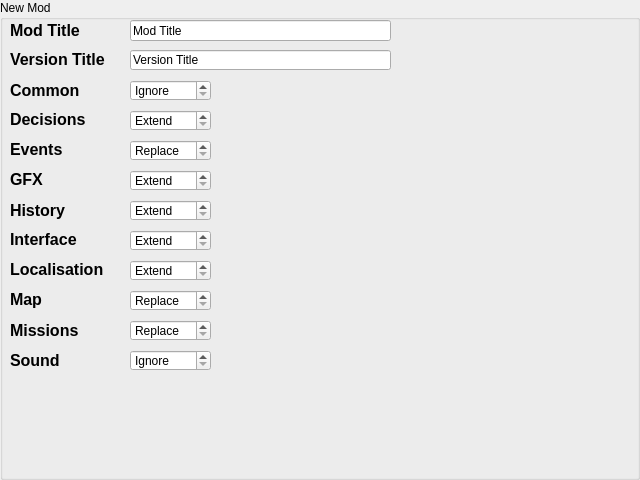
<?xml version="1.0" encoding="UTF-8"?>
<ui version="4.0">
 <class>GroupBox</class>
 <widget class="QGroupBox" name="GroupBox">
  <property name="geometry">
   <rect>
    <x>0</x>
    <y>0</y>
    <width>640</width>
    <height>480</height>
   </rect>
  </property>
  <property name="windowTitle">
   <string>GroupBox</string>
  </property>
  <property name="title">
   <string>New Mod</string>
  </property>
  <widget class="QLineEdit" name="lineEdit">
   <property name="geometry">
    <rect>
     <x>130</x>
     <y>20</y>
     <width>261</width>
     <height>21</height>
    </rect>
   </property>
   <property name="text">
    <string>Mod Title</string>
   </property>
  </widget>
  <widget class="QLineEdit" name="lineEdit_2">
   <property name="geometry">
    <rect>
     <x>130</x>
     <y>50</y>
     <width>261</width>
     <height>20</height>
    </rect>
   </property>
   <property name="text">
    <string>Version Title</string>
   </property>
  </widget>
  <widget class="QLabel" name="label_4">
   <property name="geometry">
    <rect>
     <x>10</x>
     <y>20</y>
     <width>81</width>
     <height>21</height>
    </rect>
   </property>
   <property name="text">
    <string>&lt;!DOCTYPE HTML PUBLIC &quot;-//W3C//DTD HTML 4.0//EN&quot; &quot;http://www.w3.org/TR/REC-html40/strict.dtd&quot;&gt;
&lt;html&gt;&lt;head&gt;&lt;meta name=&quot;qrichtext&quot; content=&quot;1&quot; /&gt;&lt;style type=&quot;text/css&quot;&gt;
p, li { white-space: pre-wrap; }
&lt;/style&gt;&lt;/head&gt;&lt;body style=&quot; font-family:'MS Shell Dlg 2'; font-size:8.25pt; font-weight:400; font-style:normal;&quot;&gt;
&lt;p style=&quot; margin-top:0px; margin-bottom:0px; margin-left:0px; margin-right:0px; -qt-block-indent:0; text-indent:0px;&quot;&gt;&lt;span style=&quot; font-size:12pt; font-weight:600;&quot;&gt;Mod Title&lt;/span&gt;&lt;/p&gt;&lt;/body&gt;&lt;/html&gt;</string>
   </property>
  </widget>
  <widget class="QLabel" name="label_5">
   <property name="geometry">
    <rect>
     <x>10</x>
     <y>50</y>
     <width>111</width>
     <height>21</height>
    </rect>
   </property>
   <property name="text">
    <string>&lt;!DOCTYPE HTML PUBLIC &quot;-//W3C//DTD HTML 4.0//EN&quot; &quot;http://www.w3.org/TR/REC-html40/strict.dtd&quot;&gt;
&lt;html&gt;&lt;head&gt;&lt;meta name=&quot;qrichtext&quot; content=&quot;1&quot; /&gt;&lt;style type=&quot;text/css&quot;&gt;
p, li { white-space: pre-wrap; }
&lt;/style&gt;&lt;/head&gt;&lt;body style=&quot; font-family:'MS Shell Dlg 2'; font-size:8.25pt; font-weight:400; font-style:normal;&quot;&gt;
&lt;p style=&quot; margin-top:0px; margin-bottom:0px; margin-left:0px; margin-right:0px; -qt-block-indent:0; text-indent:0px;&quot;&gt;&lt;span style=&quot; font-size:12pt; font-weight:600;&quot;&gt;Version Title&lt;/span&gt;&lt;/p&gt;
&lt;p style=&quot;-qt-paragraph-type:empty; margin-top:0px; margin-bottom:0px; margin-left:0px; margin-right:0px; -qt-block-indent:0; text-indent:0px; font-size:12pt; font-weight:600;&quot;&gt;&lt;/p&gt;&lt;/body&gt;&lt;/html&gt;</string>
   </property>
  </widget>
  <widget class="QLabel" name="label_6">
   <property name="geometry">
    <rect>
     <x>10</x>
     <y>80</y>
     <width>81</width>
     <height>21</height>
    </rect>
   </property>
   <property name="text">
    <string>&lt;!DOCTYPE HTML PUBLIC &quot;-//W3C//DTD HTML 4.0//EN&quot; &quot;http://www.w3.org/TR/REC-html40/strict.dtd&quot;&gt;
&lt;html&gt;&lt;head&gt;&lt;meta name=&quot;qrichtext&quot; content=&quot;1&quot; /&gt;&lt;style type=&quot;text/css&quot;&gt;
p, li { white-space: pre-wrap; }
&lt;/style&gt;&lt;/head&gt;&lt;body style=&quot; font-family:'MS Shell Dlg 2'; font-size:8.25pt; font-weight:400; font-style:normal;&quot;&gt;
&lt;p style=&quot; margin-top:0px; margin-bottom:0px; margin-left:0px; margin-right:0px; -qt-block-indent:0; text-indent:0px;&quot;&gt;&lt;span style=&quot; font-size:12pt; font-weight:600;&quot;&gt;Common&lt;/span&gt;&lt;/p&gt;&lt;/body&gt;&lt;/html&gt;</string>
   </property>
  </widget>
  <widget class="QLabel" name="label_7">
   <property name="geometry">
    <rect>
     <x>10</x>
     <y>110</y>
     <width>81</width>
     <height>21</height>
    </rect>
   </property>
   <property name="text">
    <string>&lt;!DOCTYPE HTML PUBLIC &quot;-//W3C//DTD HTML 4.0//EN&quot; &quot;http://www.w3.org/TR/REC-html40/strict.dtd&quot;&gt;
&lt;html&gt;&lt;head&gt;&lt;meta name=&quot;qrichtext&quot; content=&quot;1&quot; /&gt;&lt;style type=&quot;text/css&quot;&gt;
p, li { white-space: pre-wrap; }
&lt;/style&gt;&lt;/head&gt;&lt;body style=&quot; font-family:'MS Shell Dlg 2'; font-size:8.25pt; font-weight:400; font-style:normal;&quot;&gt;
&lt;p style=&quot; margin-top:0px; margin-bottom:0px; margin-left:0px; margin-right:0px; -qt-block-indent:0; text-indent:0px;&quot;&gt;&lt;span style=&quot; font-size:12pt; font-weight:600;&quot;&gt;Decisions&lt;/span&gt;&lt;/p&gt;
&lt;p style=&quot;-qt-paragraph-type:empty; margin-top:0px; margin-bottom:0px; margin-left:0px; margin-right:0px; -qt-block-indent:0; text-indent:0px; font-size:12pt; font-weight:600;&quot;&gt;&lt;/p&gt;&lt;/body&gt;&lt;/html&gt;</string>
   </property>
  </widget>
  <widget class="QLabel" name="label_8">
   <property name="geometry">
    <rect>
     <x>10</x>
     <y>140</y>
     <width>81</width>
     <height>21</height>
    </rect>
   </property>
   <property name="text">
    <string>&lt;!DOCTYPE HTML PUBLIC &quot;-//W3C//DTD HTML 4.0//EN&quot; &quot;http://www.w3.org/TR/REC-html40/strict.dtd&quot;&gt;
&lt;html&gt;&lt;head&gt;&lt;meta name=&quot;qrichtext&quot; content=&quot;1&quot; /&gt;&lt;style type=&quot;text/css&quot;&gt;
p, li { white-space: pre-wrap; }
&lt;/style&gt;&lt;/head&gt;&lt;body style=&quot; font-family:'MS Shell Dlg 2'; font-size:8.25pt; font-weight:400; font-style:normal;&quot;&gt;
&lt;p style=&quot; margin-top:0px; margin-bottom:0px; margin-left:0px; margin-right:0px; -qt-block-indent:0; text-indent:0px;&quot;&gt;&lt;span style=&quot; font-size:12pt; font-weight:600;&quot;&gt;Events&lt;/span&gt;&lt;/p&gt;
&lt;p style=&quot;-qt-paragraph-type:empty; margin-top:0px; margin-bottom:0px; margin-left:0px; margin-right:0px; -qt-block-indent:0; text-indent:0px; font-size:12pt; font-weight:600;&quot;&gt;&lt;/p&gt;&lt;/body&gt;&lt;/html&gt;</string>
   </property>
  </widget>
  <widget class="QLabel" name="label_9">
   <property name="geometry">
    <rect>
     <x>10</x>
     <y>170</y>
     <width>81</width>
     <height>21</height>
    </rect>
   </property>
   <property name="text">
    <string>&lt;!DOCTYPE HTML PUBLIC &quot;-//W3C//DTD HTML 4.0//EN&quot; &quot;http://www.w3.org/TR/REC-html40/strict.dtd&quot;&gt;
&lt;html&gt;&lt;head&gt;&lt;meta name=&quot;qrichtext&quot; content=&quot;1&quot; /&gt;&lt;style type=&quot;text/css&quot;&gt;
p, li { white-space: pre-wrap; }
&lt;/style&gt;&lt;/head&gt;&lt;body style=&quot; font-family:'MS Shell Dlg 2'; font-size:8.25pt; font-weight:400; font-style:normal;&quot;&gt;
&lt;p style=&quot; margin-top:0px; margin-bottom:0px; margin-left:0px; margin-right:0px; -qt-block-indent:0; text-indent:0px;&quot;&gt;&lt;span style=&quot; font-size:12pt; font-weight:600;&quot;&gt;GFX&lt;/span&gt;&lt;/p&gt;
&lt;p style=&quot;-qt-paragraph-type:empty; margin-top:0px; margin-bottom:0px; margin-left:0px; margin-right:0px; -qt-block-indent:0; text-indent:0px; font-size:12pt; font-weight:600;&quot;&gt;&lt;/p&gt;&lt;/body&gt;&lt;/html&gt;</string>
   </property>
  </widget>
  <widget class="QLabel" name="label_10">
   <property name="geometry">
    <rect>
     <x>10</x>
     <y>200</y>
     <width>81</width>
     <height>21</height>
    </rect>
   </property>
   <property name="text">
    <string>&lt;!DOCTYPE HTML PUBLIC &quot;-//W3C//DTD HTML 4.0//EN&quot; &quot;http://www.w3.org/TR/REC-html40/strict.dtd&quot;&gt;
&lt;html&gt;&lt;head&gt;&lt;meta name=&quot;qrichtext&quot; content=&quot;1&quot; /&gt;&lt;style type=&quot;text/css&quot;&gt;
p, li { white-space: pre-wrap; }
&lt;/style&gt;&lt;/head&gt;&lt;body style=&quot; font-family:'MS Shell Dlg 2'; font-size:8.25pt; font-weight:400; font-style:normal;&quot;&gt;
&lt;p style=&quot; margin-top:0px; margin-bottom:0px; margin-left:0px; margin-right:0px; -qt-block-indent:0; text-indent:0px;&quot;&gt;&lt;span style=&quot; font-size:12pt; font-weight:600;&quot;&gt;History&lt;/span&gt;&lt;/p&gt;&lt;/body&gt;&lt;/html&gt;</string>
   </property>
  </widget>
  <widget class="QLabel" name="label_11">
   <property name="geometry">
    <rect>
     <x>10</x>
     <y>230</y>
     <width>81</width>
     <height>21</height>
    </rect>
   </property>
   <property name="text">
    <string>&lt;!DOCTYPE HTML PUBLIC &quot;-//W3C//DTD HTML 4.0//EN&quot; &quot;http://www.w3.org/TR/REC-html40/strict.dtd&quot;&gt;
&lt;html&gt;&lt;head&gt;&lt;meta name=&quot;qrichtext&quot; content=&quot;1&quot; /&gt;&lt;style type=&quot;text/css&quot;&gt;
p, li { white-space: pre-wrap; }
&lt;/style&gt;&lt;/head&gt;&lt;body style=&quot; font-family:'MS Shell Dlg 2'; font-size:8.25pt; font-weight:400; font-style:normal;&quot;&gt;
&lt;p style=&quot; margin-top:0px; margin-bottom:0px; margin-left:0px; margin-right:0px; -qt-block-indent:0; text-indent:0px;&quot;&gt;&lt;span style=&quot; font-size:12pt; font-weight:600;&quot;&gt;Interface&lt;/span&gt;&lt;/p&gt;
&lt;p style=&quot;-qt-paragraph-type:empty; margin-top:0px; margin-bottom:0px; margin-left:0px; margin-right:0px; -qt-block-indent:0; text-indent:0px; font-size:12pt; font-weight:600;&quot;&gt;&lt;/p&gt;&lt;/body&gt;&lt;/html&gt;</string>
   </property>
  </widget>
  <widget class="QLabel" name="label_12">
   <property name="geometry">
    <rect>
     <x>10</x>
     <y>260</y>
     <width>101</width>
     <height>21</height>
    </rect>
   </property>
   <property name="text">
    <string>&lt;!DOCTYPE HTML PUBLIC &quot;-//W3C//DTD HTML 4.0//EN&quot; &quot;http://www.w3.org/TR/REC-html40/strict.dtd&quot;&gt;
&lt;html&gt;&lt;head&gt;&lt;meta name=&quot;qrichtext&quot; content=&quot;1&quot; /&gt;&lt;style type=&quot;text/css&quot;&gt;
p, li { white-space: pre-wrap; }
&lt;/style&gt;&lt;/head&gt;&lt;body style=&quot; font-family:'MS Shell Dlg 2'; font-size:8.25pt; font-weight:400; font-style:normal;&quot;&gt;
&lt;p style=&quot; margin-top:0px; margin-bottom:0px; margin-left:0px; margin-right:0px; -qt-block-indent:0; text-indent:0px;&quot;&gt;&lt;span style=&quot; font-size:12pt; font-weight:600;&quot;&gt;Localisation&lt;/span&gt;&lt;/p&gt;
&lt;p style=&quot;-qt-paragraph-type:empty; margin-top:0px; margin-bottom:0px; margin-left:0px; margin-right:0px; -qt-block-indent:0; text-indent:0px; font-size:12pt; font-weight:600;&quot;&gt;&lt;/p&gt;&lt;/body&gt;&lt;/html&gt;</string>
   </property>
  </widget>
  <widget class="QLabel" name="label_13">
   <property name="geometry">
    <rect>
     <x>10</x>
     <y>290</y>
     <width>81</width>
     <height>21</height>
    </rect>
   </property>
   <property name="text">
    <string>&lt;!DOCTYPE HTML PUBLIC &quot;-//W3C//DTD HTML 4.0//EN&quot; &quot;http://www.w3.org/TR/REC-html40/strict.dtd&quot;&gt;
&lt;html&gt;&lt;head&gt;&lt;meta name=&quot;qrichtext&quot; content=&quot;1&quot; /&gt;&lt;style type=&quot;text/css&quot;&gt;
p, li { white-space: pre-wrap; }
&lt;/style&gt;&lt;/head&gt;&lt;body style=&quot; font-family:'MS Shell Dlg 2'; font-size:8.25pt; font-weight:400; font-style:normal;&quot;&gt;
&lt;p style=&quot; margin-top:0px; margin-bottom:0px; margin-left:0px; margin-right:0px; -qt-block-indent:0; text-indent:0px;&quot;&gt;&lt;span style=&quot; font-size:12pt; font-weight:600;&quot;&gt;Map&lt;/span&gt;&lt;/p&gt;
&lt;p style=&quot;-qt-paragraph-type:empty; margin-top:0px; margin-bottom:0px; margin-left:0px; margin-right:0px; -qt-block-indent:0; text-indent:0px; font-size:12pt; font-weight:600;&quot;&gt;&lt;/p&gt;&lt;/body&gt;&lt;/html&gt;</string>
   </property>
  </widget>
  <widget class="QLabel" name="label_14">
   <property name="geometry">
    <rect>
     <x>10</x>
     <y>320</y>
     <width>71</width>
     <height>21</height>
    </rect>
   </property>
   <property name="text">
    <string>&lt;!DOCTYPE HTML PUBLIC &quot;-//W3C//DTD HTML 4.0//EN&quot; &quot;http://www.w3.org/TR/REC-html40/strict.dtd&quot;&gt;
&lt;html&gt;&lt;head&gt;&lt;meta name=&quot;qrichtext&quot; content=&quot;1&quot; /&gt;&lt;style type=&quot;text/css&quot;&gt;
p, li { white-space: pre-wrap; }
&lt;/style&gt;&lt;/head&gt;&lt;body style=&quot; font-family:'MS Shell Dlg 2'; font-size:8.25pt; font-weight:400; font-style:normal;&quot;&gt;
&lt;p style=&quot; margin-top:0px; margin-bottom:0px; margin-left:0px; margin-right:0px; -qt-block-indent:0; text-indent:0px;&quot;&gt;&lt;span style=&quot; font-size:12pt; font-weight:600;&quot;&gt;Missions&lt;/span&gt;&lt;/p&gt;&lt;/body&gt;&lt;/html&gt;</string>
   </property>
  </widget>
  <widget class="QLabel" name="label_15">
   <property name="geometry">
    <rect>
     <x>10</x>
     <y>350</y>
     <width>81</width>
     <height>21</height>
    </rect>
   </property>
   <property name="text">
    <string>&lt;!DOCTYPE HTML PUBLIC &quot;-//W3C//DTD HTML 4.0//EN&quot; &quot;http://www.w3.org/TR/REC-html40/strict.dtd&quot;&gt;
&lt;html&gt;&lt;head&gt;&lt;meta name=&quot;qrichtext&quot; content=&quot;1&quot; /&gt;&lt;style type=&quot;text/css&quot;&gt;
p, li { white-space: pre-wrap; }
&lt;/style&gt;&lt;/head&gt;&lt;body style=&quot; font-family:'MS Shell Dlg 2'; font-size:8.25pt; font-weight:400; font-style:normal;&quot;&gt;
&lt;p style=&quot; margin-top:0px; margin-bottom:0px; margin-left:0px; margin-right:0px; -qt-block-indent:0; text-indent:0px;&quot;&gt;&lt;span style=&quot; font-size:12pt; font-weight:600;&quot;&gt;Sound&lt;/span&gt;&lt;/p&gt;&lt;/body&gt;&lt;/html&gt;</string>
   </property>
  </widget>
  <widget class="QSpinBox" name="spinBox">
   <property name="geometry">
    <rect>
     <x>130</x>
     <y>200</y>
     <width>81</width>
     <height>21</height>
    </rect>
   </property>
   <property name="specialValueText">
    <string>Extend</string>
   </property>
  </widget>
  <widget class="QSpinBox" name="spinBox_2">
   <property name="geometry">
    <rect>
     <x>130</x>
     <y>110</y>
     <width>81</width>
     <height>21</height>
    </rect>
   </property>
   <property name="specialValueText">
    <string>Extend</string>
   </property>
  </widget>
  <widget class="QSpinBox" name="spinBox_3">
   <property name="geometry">
    <rect>
     <x>130</x>
     <y>260</y>
     <width>81</width>
     <height>21</height>
    </rect>
   </property>
   <property name="specialValueText">
    <string>Extend</string>
   </property>
  </widget>
  <widget class="QSpinBox" name="spinBox_4">
   <property name="geometry">
    <rect>
     <x>130</x>
     <y>170</y>
     <width>81</width>
     <height>21</height>
    </rect>
   </property>
   <property name="specialValueText">
    <string>Extend</string>
   </property>
  </widget>
  <widget class="QSpinBox" name="spinBox_5">
   <property name="geometry">
    <rect>
     <x>130</x>
     <y>230</y>
     <width>81</width>
     <height>21</height>
    </rect>
   </property>
   <property name="specialValueText">
    <string>Extend</string>
   </property>
  </widget>
  <widget class="QSpinBox" name="spinBox_6">
   <property name="geometry">
    <rect>
     <x>130</x>
     <y>290</y>
     <width>81</width>
     <height>21</height>
    </rect>
   </property>
   <property name="specialValueText">
    <string>Replace</string>
   </property>
  </widget>
  <widget class="QSpinBox" name="spinBox_7">
   <property name="geometry">
    <rect>
     <x>130</x>
     <y>320</y>
     <width>81</width>
     <height>21</height>
    </rect>
   </property>
   <property name="specialValueText">
    <string>Replace</string>
   </property>
  </widget>
  <widget class="QSpinBox" name="spinBox_8">
   <property name="geometry">
    <rect>
     <x>130</x>
     <y>140</y>
     <width>81</width>
     <height>21</height>
    </rect>
   </property>
   <property name="specialValueText">
    <string>Replace</string>
   </property>
  </widget>
  <widget class="QSpinBox" name="spinBox_9">
   <property name="geometry">
    <rect>
     <x>130</x>
     <y>80</y>
     <width>81</width>
     <height>21</height>
    </rect>
   </property>
   <property name="specialValueText">
    <string>Ignore</string>
   </property>
  </widget>
  <widget class="QSpinBox" name="spinBox_10">
   <property name="geometry">
    <rect>
     <x>130</x>
     <y>350</y>
     <width>81</width>
     <height>21</height>
    </rect>
   </property>
   <property name="specialValueText">
    <string>Ignore</string>
   </property>
  </widget>
 </widget>
 <resources/>
 <connections/>
</ui>
